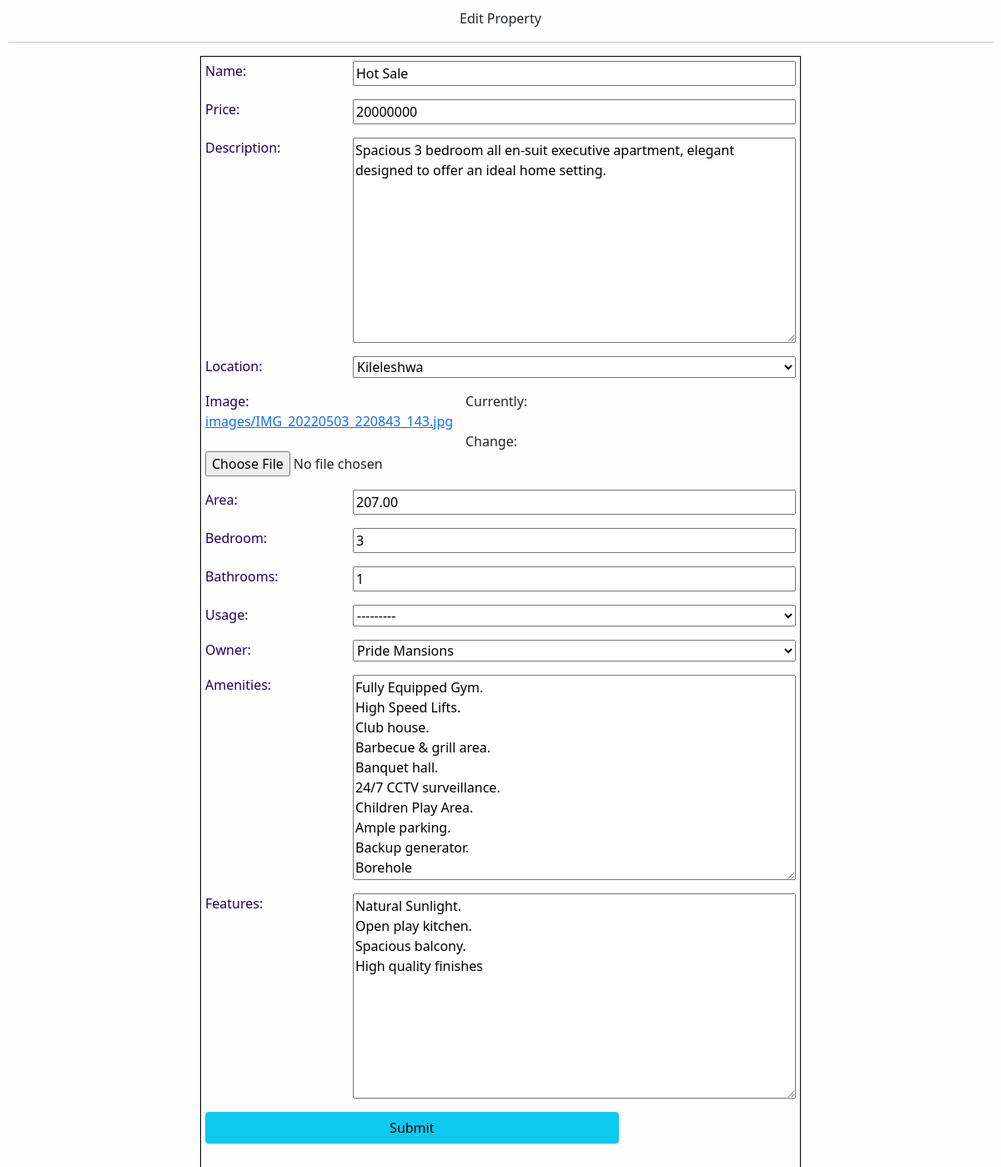
Page /edit/6/ on the committed database.
### base/models.py (models this page shows, shortened)
class Property(models.Model):
    name=models.CharField(max_length=200)
    price=models.IntegerField(default=0)
    description=models.TextField()
    location=models.ForeignKey(Location,on_delete=models.SET_NULL,null=True)
    image=models.ImageField(upload_to="images")
    area=models.DecimalField(max_digits=9,decimal_places=2)
    bedroom=models.IntegerField()
    bathrooms=models.IntegerField()
    Use=models.TextChoices("Use","Rent Sale")
    usage=models.CharField(max_length=100,blank=False,choices=Use.choices)
    owner=models.ForeignKey(Owners,on_delete=models.SET_NULL,null=True)
    amenities=models.TextField(blank=True)
    features=models.TextField(blank=True)

class Location(models.Model):
    location=models.CharField(max_length=100)
    def __str__(self):
        return self.location

### base/views.py (the view)
# urls.py: path("edit/<str:pk>/",views.editProperty,name="edit"),
def editProperty(request,pk):
    propertyItem=Property.objects.get(id=pk)
    form=PropertyForm(instance=propertyItem)
    page="edit"
    if request.method == "POST":
        form=PropertyForm(request.POST,instance=propertyItem)
        if form.is_valid():
            form.save()
            return redirect("custom")
    context={
        "form":form,
        "page":page
    }
    return render(request,"base/add-property.html",context)

### base/forms.py
class PropertyForm(ModelForm):
    class Meta:
        model=Property
        fields='__all__'

### base/models.py (called while the page is built)
    def __str__(self):
        return self.companyname

### base/templates/base/add-property.html (shortened to what this page needs)
{% load static %}
<!DOCTYPE html>
<html lang="en">
<head>
    <link href="https://cdn.jsdelivr.net/npm/bootstrap@5.0.2/dist/css/bootstrap.min.css" rel="stylesheet">
<link rel="stylesheet" href="https://cdnjs.cloudflare.com/ajax/libs/
font-awesome/5.15.2/css/all.min.css"/>
<link rel="stylesheet" href="{% static 'base/styles/admin.css' %}">
</head>
<body>
   {% if page == 'edit' %}
   <div class="add-text">
    Edit Property
    <hr>
</div>
   {% else %}
   <div class="add-text">
    Add Property
    <hr>
</div>
   {% endif %}
    <div  id="add">
        <form action="" method="POST"  enctype="multipart/form-data">
            {{form.as_p}}
            <input type="submit" id="sub" value="Submit" class="btn btn-info btn-block">
        </form>
    </div>
</body>
</html>

### base/static/base/styles/admin.css (style rules this page uses)
body { background-color: rgb(254, 254, 255); }
#add { width: 60%; height: 100%; display: flex; flex-direction: row; justify-content: center; margin: auto; align-items: center; }
#add form { border: 1px solid black; padding: 5px; height: 70%; }
.add-text { text-align: center; margin: 10px; }
#add form p { display: grid; grid-template-columns: 1fr 3fr; }
form p label { color: rgb(31, 4, 94); }
#sub { text-align: center; width: 70%; margin: auto; margin-bottom: 100px; }

### rows in the picture
Property: name "Hot Sale", price "20000000", description "Spacious 3 bedroom all en-suit executive apartment, elegant designed to offer an ideal home setting.", area "207.00", bedroom "3", bathrooms "1", usage "---------", owner "Pride Mansions", amenities "Fully Equipped Gym. High Speed Lifts. Club house. Barbecue & grill area. Banquet hall. 24/7 CCTV surveillance. Children Play Area. Ample parking. Backup generator. Borehole", features "Natural Sunlight. Open play kitchen. Spacious balcony. High quality finishes"
Location: location "Kileleshwa"
